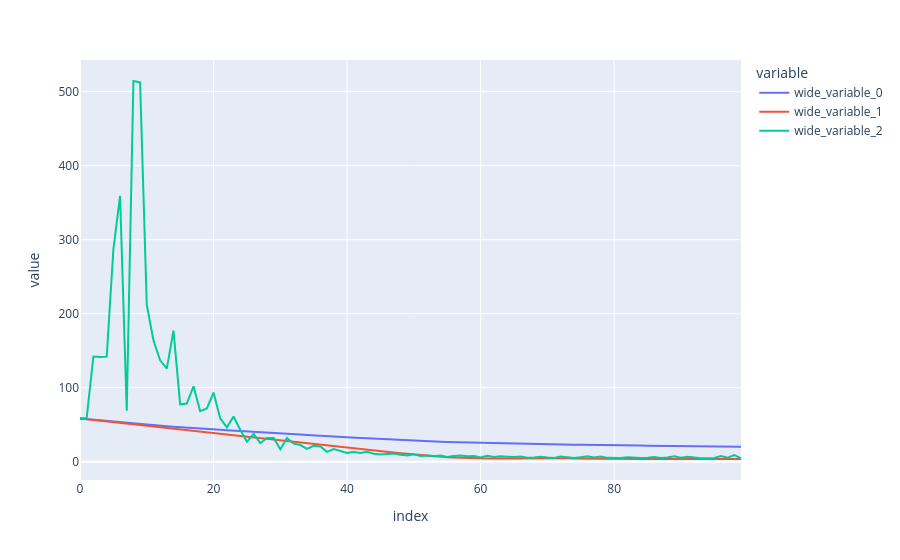

Source (notebook cell):
### Code cell
px.line(y = [losses_train_independent_linear_models[:100], losses_train_shared_linear_models[:100], losses_train_gnn[:100]])
